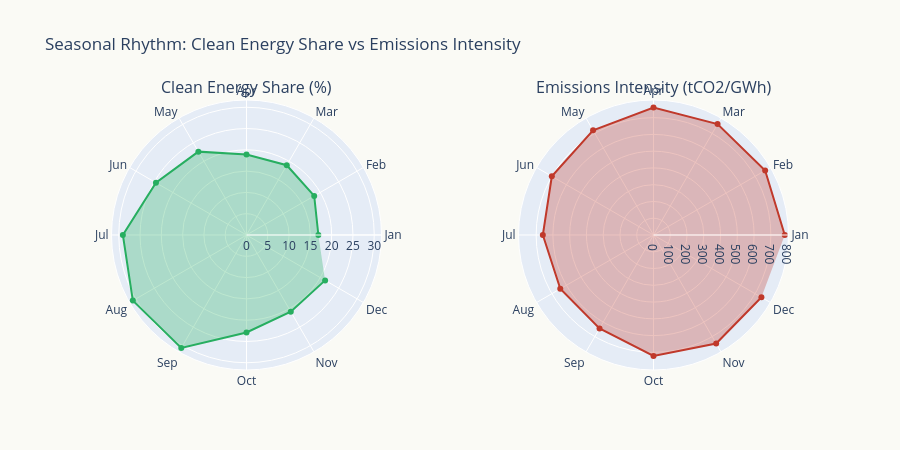

The notebook cell this image was saved under:
### Markdown cell above
## 5. The Four Seasons of India's Grid

Radar/polar chart showing how the mix changes across seasons.

### Code cell
# Polar area chart — seasonal clean energy share
fig = go.Figure()

# Calculate monthly clean share and emissions intensity
monthly_total = df24.groupby('month')['total'].mean()
monthly_clean = df24.groupby('month')[['nuclear','hydro','wind','solar','other_re']].mean().sum(axis=1)
monthly_clean_pct = (monthly_clean / monthly_total * 100)
monthly_ei = df24.groupby('month')['emissions_intensity'].mean()

fig = make_subplots(rows=1, cols=2,
    specs=[[{'type': 'polar'}, {'type': 'polar'}]],
    subplot_titles=['Clean Energy Share (%)', 'Emissions Intensity (tCO2/GWh)'])

fig.add_trace(go.Scatterpolar(
    r=monthly_clean_pct.values,
    theta=month_names,
    fill='toself',
    name='Clean %',
    line_color='#27AE60',
    fillcolor='rgba(39,174,96,0.3)',
), row=1, col=1)

fig.add_trace(go.Scatterpolar(
    r=monthly_ei.values,
    theta=month_names,
    fill='toself',
    name='Emissions Intensity',
    line_color='#C0392B',
    fillcolor='rgba(192,57,43,0.3)',
), row=1, col=2)

fig.update_layout(
    title='Seasonal Rhythm: Clean Energy Share vs Emissions Intensity',
    height=450,
    plot_bgcolor='#FAFAF5', paper_bgcolor='#FAFAF5',
    showlegend=False,
)
fig.show()

print('The two radar charts are mirror images of each other.')
print('When clean energy share peaks (Aug-Sep), emissions intensity is at its lowest.')
print('India\'s grid literally breathes with the monsoon.')

### Figure 1 — Plotly figure (JSON) as saved in the notebook; plotly's stock layout.template omitted (floating-point values rounded to 4 significant figures)
{"data": [{"fill": "toself", "fillcolor": "rgba(39,174,96,0.3)", "line": {"color": "#27AE60"}, "name": "Clean %", "r": [16.88, 18.36, 18.91, 18.89, 22.6, 24.55, 29.03, 30.82, 30.64, 22.89, 20.8, 21.31], "subplot": "polar", "theta": ["Jan", "Feb", "Mar", "Apr", "May", "Jun", "Jul", "Aug", "Sep", "Oct", "Nov", "Dec"], "type": "scatterpolar"}, {"fill": "toself", "fillcolor": "rgba(192,57,43,0.3)", "line": {"color": "#C0392B"}, "name": "Emissions Intensity", "r": [782.8, 768.9, 764.1, 760.0, 720.8, 700.2, 660.0, 642.0, 643.7, 721.0, 747.5, 743.2], "subplot": "polar2", "theta": ["Jan", "Feb", "Mar", "Apr", "May", "Jun", "Jul", "Aug", "Sep", "Oct", "Nov", "Dec"], "type": "scatterpolar"}], "layout": {"annotations": [{"font": {"size": 16}, "showarrow": false, "text": "Clean Energy Share (%)", "x": 0.225, "xanchor": "center", "xref": "paper", "y": 1.0, "yanchor": "bottom", "yref": "paper"}, {"font": {"size": 16}, "showarrow": false, "text": "Emissions Intensity (tCO2/GWh)", "x": 0.775, "xanchor": "center", "xref": "paper", "y": 1.0, "yanchor": "bottom", "yref": "paper"}], "height": 450, "paper_bgcolor": "#FAFAF5", "plot_bgcolor": "#FAFAF5", "polar": {"domain": {"x": [0.0, 0.45], "y": [0.0, 1.0]}}, "polar2": {"domain": {"x": [0.55, 1.0], "y": [0.0, 1.0]}}, "showlegend": false, "title": {"text": "Seasonal Rhythm: Clean Energy Share vs Emissions Intensity"}}}
